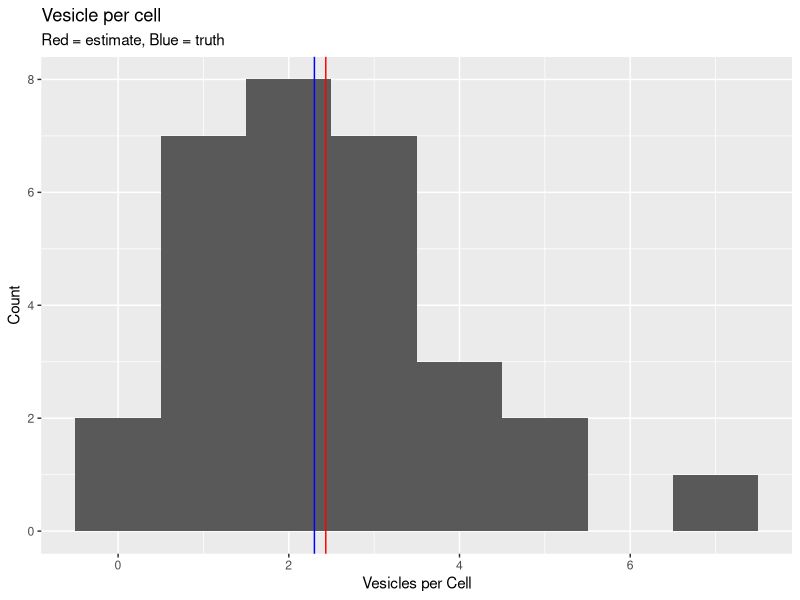
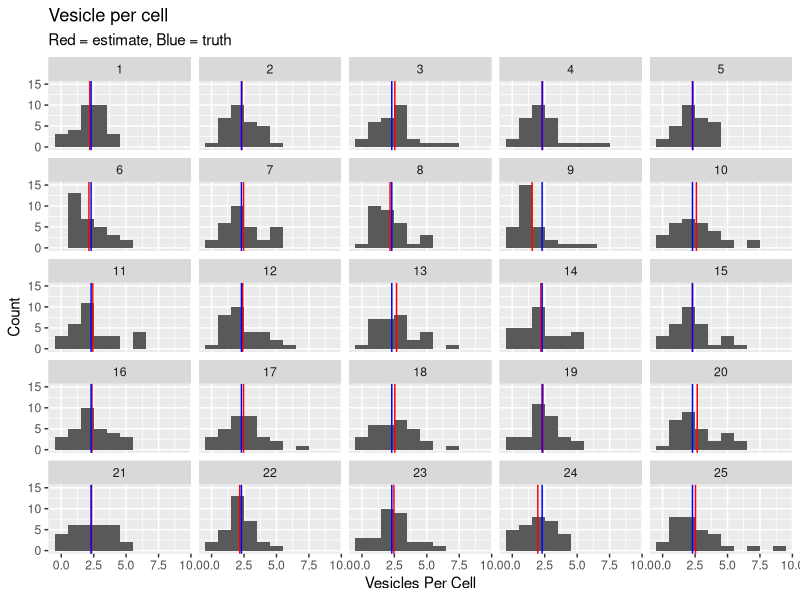
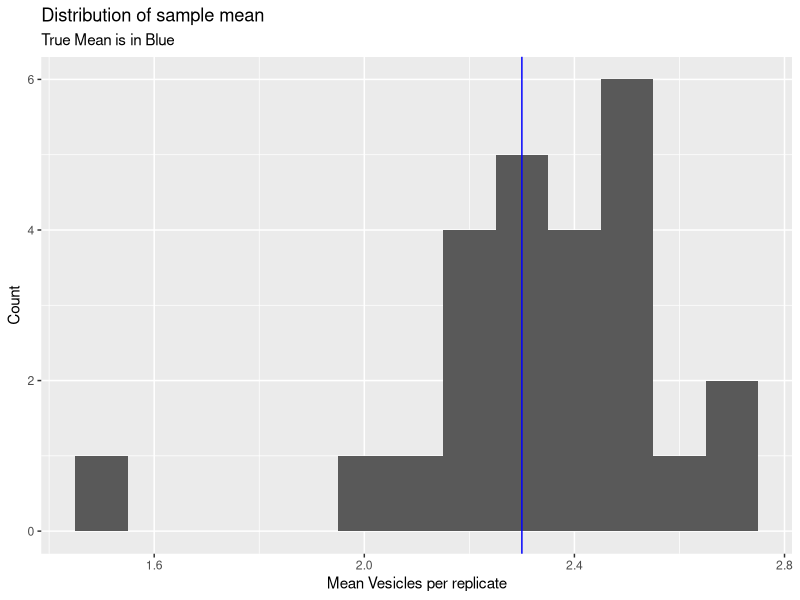
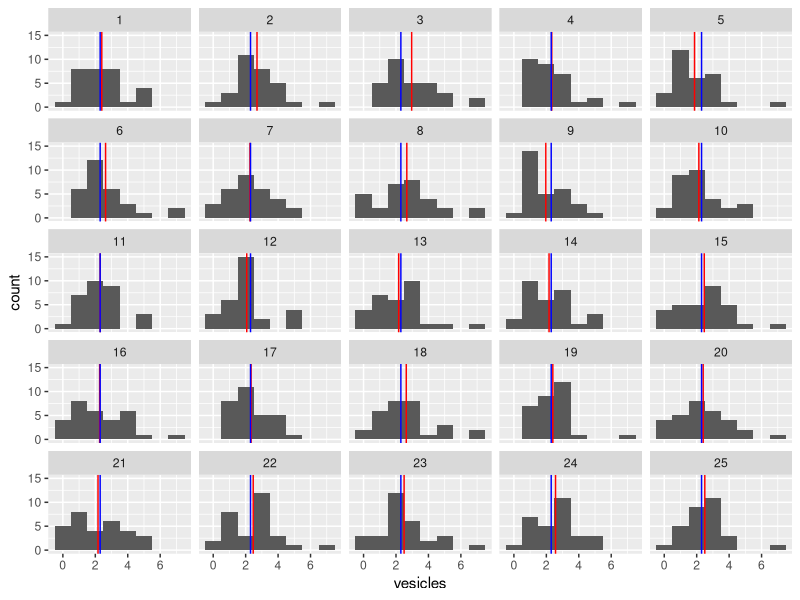
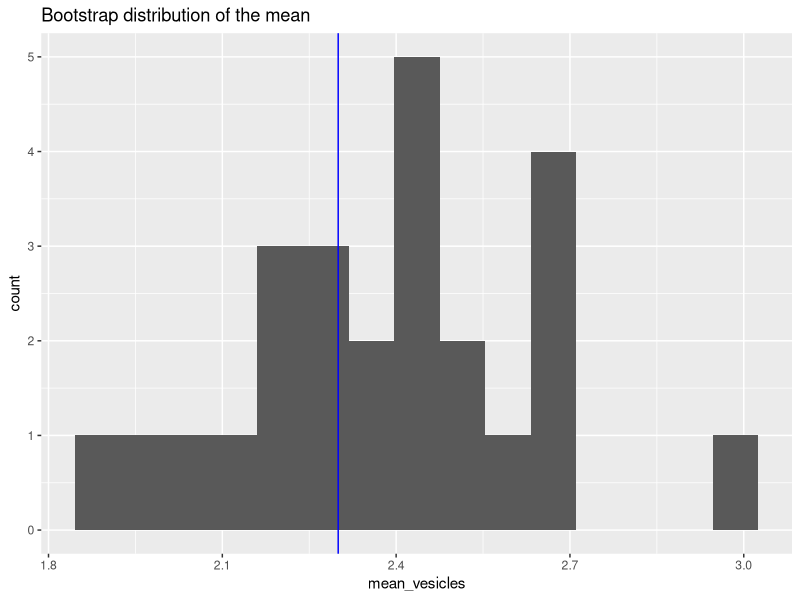
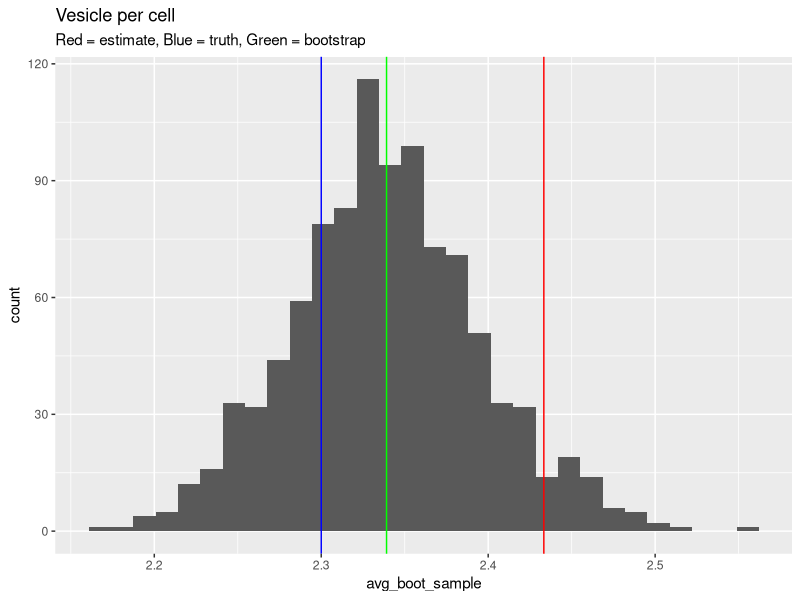
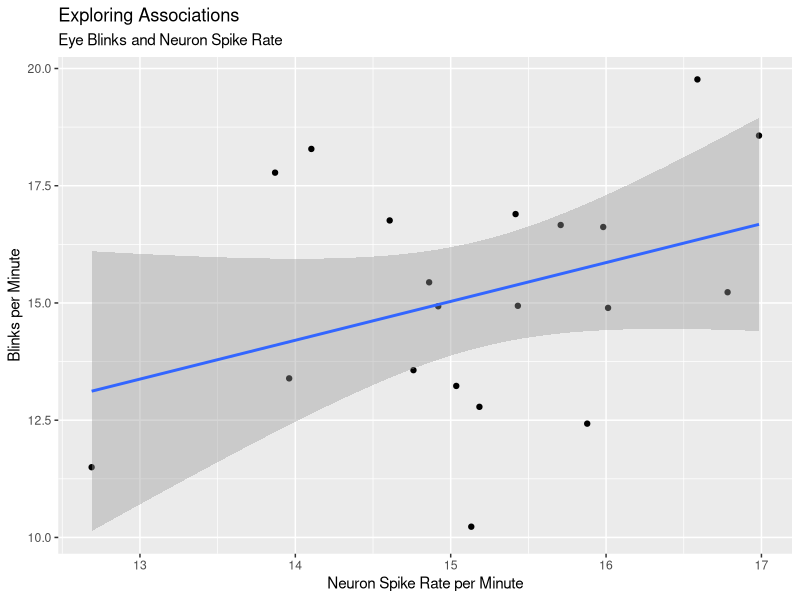
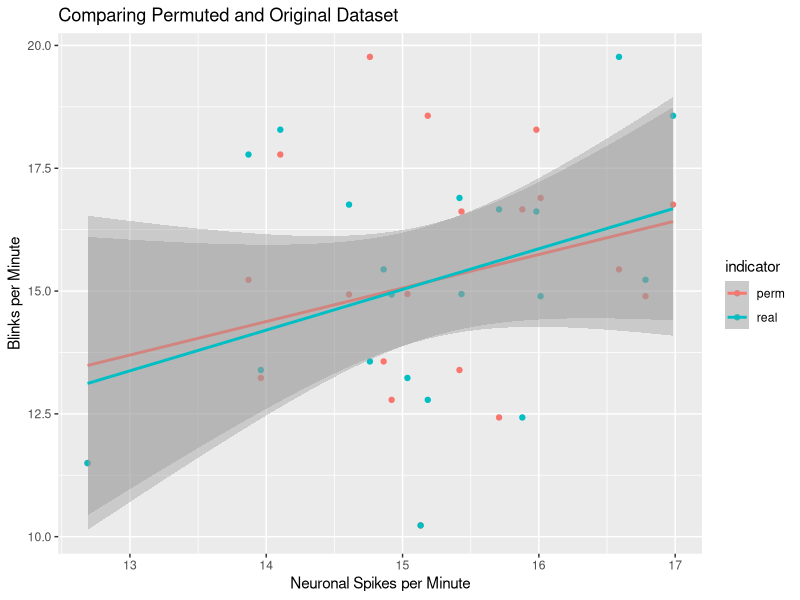

Here is the R script that generated these plots, in order:
## ---- chunk 1

library(ggplot2)
library(tidyverse)
library(tidyr)
library(dplyr)

## ---- chunk 2

# Set the seed of the random number generator
set.seed(1)

# Number of observations aka how many cells are we going to look at?
n_obs <- 30

# This is our assumed true value
true_mean_vesicles_per_cell <- 2.3 

# Simulate the experiment with rpois()
vesicles_per_cells <- rpois(n_obs, true_mean_vesicles_per_cell)

# Convert the data set into a data frame which will be needed for plotting
myexperiment <- data.frame(vesicles_per_cells)

# Calculate average vesicles per cell
avg_v_per_cell <- mean(vesicles_per_cells)

## ---- chunk 3

# Pro tip: use geom_vline() to add a vertical line with a designated x intercept

# Add a subtitle your plot title with ggtitle("title", "subtitle")
ggplot(myexperiment, aes(x = vesicles_per_cells)) + 
  geom_histogram(binwidth = 1) + 
  geom_vline(xintercept = avg_v_per_cell, color = "red") + 
  geom_vline(xintercept = true_mean_vesicles_per_cell, color = "blue") + 
  ggtitle("Vesicle per cell", "Red = estimate, Blue = truth") +
  labs(x = "Vesicles per Cell", 
       y = "Count")

## ---- chunk 4

# Set the number of times we want to repeat the experiment (replicates)
replicates <- 25

# We can multiply our observations by our replicates in order to rapidly simulate
# the collection of the data.
vesicles_per_cells <- rpois(n_obs*replicates, true_mean_vesicles_per_cell)

# Create a factor to designate experiment number and bind to the data.frame
# use gl() to generate factor levels
experiment_id <- gl(replicates, n_obs)
myexperiment_replicates <- data.frame(vesicles = vesicles_per_cells, 
                                    replicate = experiment_id)

# Create a data frame of averages grouped by the 'replicate' factor we created above
df.avg <- myexperiment_replicates %>%
  group_by(replicate) %>%
  summarize(avg_per_replicate = mean(vesicles))

## ---- chunk 5

ggplot(myexperiment_replicates, aes(vesicles_per_cells)) + 
  geom_histogram(binwidth = 1) + 
  facet_wrap(~replicate) + 
  geom_vline(data = df.avg, aes(xintercept = avg_per_replicate), color = "red") + 
  geom_vline(xintercept = true_mean_vesicles_per_cell, color = "blue") +
  ggtitle("Vesicle per cell", "Red = estimate, Blue = truth") +
  labs(x = "Vesicles Per Cell", 
       y = "Count")

## ---- chunk 6

ggplot(df.avg, aes(avg_per_replicate)) + 
  geom_histogram(binwidth = 0.1) + 
  geom_vline(xintercept = true_mean_vesicles_per_cell, color = "blue") +
  ggtitle("Distribution of sample mean", "True Mean is in Blue") +
  labs(x = "Mean Vesicles per replicate", 
       y = "Count")

## ---- chunk 7

# Create a sub-sample with the sample() command
# Using our previously created  data set, lets create a sample of vesicles per 
# cell that is sub-sampled using bootstrapping with the same number of 
# observations and replicates that we used before
# Since bootstrapping is sampling done with replacement be sure to set 
# replace = TRUE
subsample1 <- sample(myexperiment$vesicles_per_cells, n_obs*replicates, replace = TRUE)

# The data frame using the sub-sampled vesicles data and experiment_id from before
subsample_boostraps <- data.frame(vesicles = subsample1, replicate = experiment_id)

# Calculate means for the bootstrapped sub-samples
bootstraps_averages <- subsample_boostraps %>%
                    group_by(replicate) %>%
                    summarise(mean_vesicles = mean(vesicles))

# Using the same plotting approach from above lets visualize the 25 sub-samples
# obtained by bootstrapping
ggplot(subsample_boostraps, aes(vesicles)) + 
  geom_histogram(binwidth = 1) + 
  facet_wrap(~replicate) + 
  geom_vline(data = bootstraps_averages, aes(xintercept = mean_vesicles), color = "red") + 
  geom_vline(xintercept = true_mean_vesicles_per_cell, color = "blue") 

## ---- chunk 8

ggplot(bootstraps_averages, aes(x = mean_vesicles)) + 
  geom_histogram(bins = 15) + 
  geom_vline(xintercept = true_mean_vesicles_per_cell, color = "blue") + 
  ggtitle("Bootstrap distribution of the mean")

## ---- chunk 9

# Create an empty array which can be filled with the 1000 sub samples
avg_boot_sample <- array(NA, 1000)

# Create a for loop that collects the sub-samples and fills the array
for (i in 1:length(avg_boot_sample)){
  bootsample <- sample(vesicles_per_cells, replace = TRUE)
  avg_boot_sample[i] <- mean(bootsample)
}

# Calculate the summary statistics from your array of sub-samples
mean(avg_boot_sample)
sd(avg_boot_sample)
quantile(avg_boot_sample, c(0.025, 0.975))

# Let's take a look
# Notice ggplot can only work with data frames
# In this case we can convert the avg_boot_sample array into a 
# data frame within the ggplot command
ggplot(data.frame(avg_boot_sample) , aes(avg_boot_sample)) + 
  geom_histogram() + 
  geom_vline(xintercept = avg_v_per_cell, color = "red") + 
  geom_vline(xintercept = mean(avg_boot_sample), color = "green") + 
  geom_vline(xintercept = true_mean_vesicles_per_cell, color = "blue") + 
  ggtitle("Vesicle per cell", "Red = estimate, Blue = truth, Green = bootstrap")

## ---- chunk 10

# We can start by simulating our data set

# In this data set, we consider two variables: eye blinking and neuron 
# spike rates. We will then explore if these two variables are correlated.

n_obs <- 20; 

# If neuron spike rate is normally distributed with a mean rate of 15
# spikes per minute and eye blinking can occur before or after the neuron
# spike, lets design a data set that explores this association
set.seed(2)
neuron.spike.rate <- rnorm(n_obs, mean = 15)
eye.blinking <- neuron.spike.rate + rnorm(n_obs, 0, 2)
myexperiment <- data.frame(neuron.spike.rate = neuron.spike.rate, 
                           eye.blinking = eye.blinking)

# Have a look at the simulated data. As a table this isn't so useful.
# Lets use the skills we learned in previous sessions to explore this
# data set.
View(myexperiment)

## ---- chunk 11
# Plot the data on a scatter plot, include a title and axis labels
ggplot(myexperiment, aes(x = neuron.spike.rate, y = eye.blinking)) + 
  geom_point() + 
  geom_smooth(method = lm) +
  labs(title = "Exploring Associations",
       subtitle = "Eye Blinks and Neuron Spike Rate",
       x = "Neuron Spike Rate per Minute",
       y = "Blinks per Minute")
## ---- chunk 12

# When constructing a linear model in R, you can use the 'lm()' command
# if you assign lm() to an object you can see all the information it collects
# from your model. 

testmodel <- lm(myexperiment$eye.blinking ~ myexperiment$neuron.spike.rate)

testmodel

# notice that our testmodel object is a list that contains 12 components
# including coefficients (coef), residuals and a variety of other items
# if you a assign a lm() to an object you can extract components of the 
# model for reports. 

testmodel$coefficients

## ---- chunk 13
# Write a function that returns the slope of a y ~ x linear regression
myslope <- function(x, y) {
  model <- lm(y ~ x) # lm creates a list containing model characteristics
  slope <- model$coefficients[[2]] # the slope value is the 2nd item listed under coef
  return(slope)
}

# Return the slope of the association between neuron spike rate and eye blinking
real_slope <- myslope(neuron.spike.rate, eye.blinking)
real_slope

## ---- chunk 14

# create a permutation index sample, and a new object with the values rearragned
perm_indx <- sample(n_obs, replace = FALSE) # new index
perm_blink <- eye.blinking[perm_indx]; # rearranged data

# Add to data frame with an indicator
indicator <- as.factor(c(array("perm", n_obs), array("real", n_obs)))
neuron <- c(neuron.spike.rate, neuron.spike.rate) # order does not change
blink <- c(perm_blink, eye.blinking) # order changes
myexperiment <- data.frame(indicator, neuron, blink) # assemble data frame


# Plot the data
ggplot(myexperiment, aes(x = neuron, y = blink, color = indicator)) + 
  geom_point(aes(color = indicator)) +
  geom_smooth(method = lm) + 
  labs(title = "Comparing Permuted and Original Dataset",
       x = "Neuronal Spikes per Minute",
       y = "Blinks per Minute")

## ---- chunk 15
perm_slopes <-  array(NA, dim = 1000)

for (i in 1:length(perm_slopes)) {
  perm_blink <- eye.blinking[sample(n_obs)];
  perm_slopes[i] <- myslope(neuron.spike.rate, perm_blink)
}

## ---- chunk 16

ggplot(data.frame(perm_slopes), aes(perm_slopes)) + 
  geom_histogram() + 
  geom_vline(xintercept = real_slope)

## ---- chunk 17

p_value <- 1 - mean(real_slope > perm_slopes)

# notice what we are calculating here: mean(real_slope > perm_slopes)
# in this case we are calculating the avg where TRUE = 1 and FALSE = 0
# this returns a probability where the closer we are to 1 the more
# frequently the permutation test "broke" the association. 

p_value

